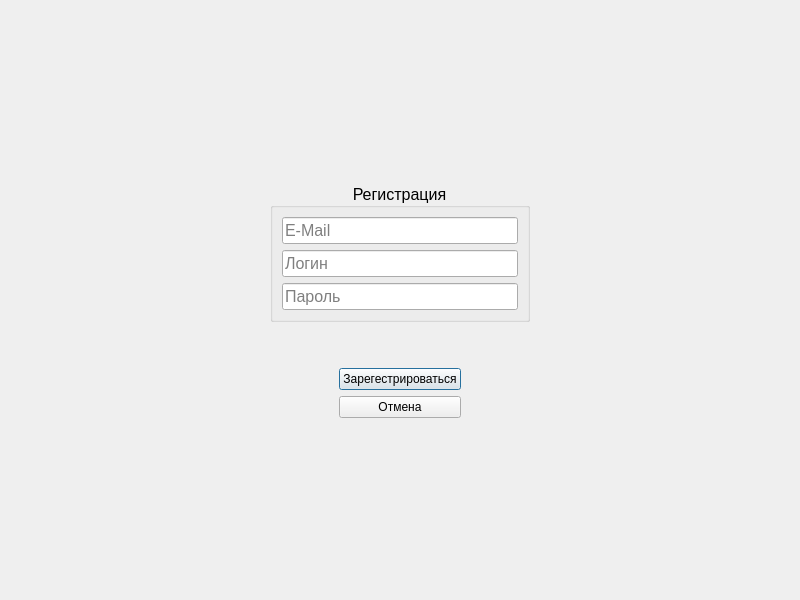
<?xml version="1.0" encoding="UTF-8"?>
<ui version="4.0">
 <class>RegWindow</class>
 <widget class="QDialog" name="RegWindow">
  <property name="geometry">
   <rect>
    <x>0</x>
    <y>0</y>
    <width>800</width>
    <height>600</height>
   </rect>
  </property>
  <property name="windowTitle">
   <string>MainWindow</string>
  </property>
  <layout class="QGridLayout" name="gridLayout_3">
   <item row="0" column="1">
    <spacer name="verticalSpacer">
     <property name="orientation">
      <enum>Qt::Orientation::Vertical</enum>
     </property>
     <property name="sizeHint" stdset="0">
      <size>
       <width>20</width>
       <height>40</height>
      </size>
     </property>
    </spacer>
   </item>
   <item row="4" column="1">
    <spacer name="verticalSpacer_2">
     <property name="orientation">
      <enum>Qt::Orientation::Vertical</enum>
     </property>
     <property name="sizeHint" stdset="0">
      <size>
       <width>20</width>
       <height>40</height>
      </size>
     </property>
    </spacer>
   </item>
   <item row="1" column="0">
    <spacer name="horizontalSpacer_3">
     <property name="orientation">
      <enum>Qt::Orientation::Horizontal</enum>
     </property>
     <property name="sizeHint" stdset="0">
      <size>
       <width>40</width>
       <height>20</height>
      </size>
     </property>
    </spacer>
   </item>
   <item row="1" column="2">
    <spacer name="horizontalSpacer_4">
     <property name="orientation">
      <enum>Qt::Orientation::Horizontal</enum>
     </property>
     <property name="sizeHint" stdset="0">
      <size>
       <width>40</width>
       <height>20</height>
      </size>
     </property>
    </spacer>
   </item>
   <item row="1" column="1">
    <widget class="QGroupBox" name="groupBox">
     <property name="font">
      <font>
       <pointsize>12</pointsize>
      </font>
     </property>
     <property name="title">
      <string>Регистрация</string>
     </property>
     <property name="alignment">
      <set>Qt::AlignmentFlag::AlignCenter</set>
     </property>
     <layout class="QGridLayout" name="gridLayout_2">
      <item row="3" column="0">
       <widget class="QLineEdit" name="editPassword">
        <property name="echoMode">
         <enum>QLineEdit::EchoMode::Password</enum>
        </property>
        <property name="placeholderText">
         <string>Пароль</string>
        </property>
       </widget>
      </item>
      <item row="2" column="0">
       <widget class="QLineEdit" name="editLogin">
        <property name="placeholderText">
         <string>Логин</string>
        </property>
       </widget>
      </item>
      <item row="1" column="0">
       <widget class="QLineEdit" name="editEmail">
        <property name="placeholderText">
         <string>E-Mail</string>
        </property>
       </widget>
      </item>
     </layout>
    </widget>
   </item>
   <item row="3" column="1">
    <layout class="QGridLayout" name="gridLayout">
     <item row="0" column="0">
      <spacer name="horizontalSpacer">
       <property name="orientation">
        <enum>Qt::Orientation::Horizontal</enum>
       </property>
       <property name="sizeHint" stdset="0">
        <size>
         <width>40</width>
         <height>20</height>
        </size>
       </property>
      </spacer>
     </item>
     <item row="0" column="1">
      <widget class="QPushButton" name="btnRegister">
       <property name="text">
        <string>Зарегестрироваться</string>
       </property>
      </widget>
     </item>
     <item row="1" column="1">
      <widget class="QPushButton" name="btnCansel">
       <property name="text">
        <string>Отмена</string>
       </property>
      </widget>
     </item>
     <item row="0" column="2">
      <spacer name="horizontalSpacer_2">
       <property name="orientation">
        <enum>Qt::Orientation::Horizontal</enum>
       </property>
       <property name="sizeHint" stdset="0">
        <size>
         <width>40</width>
         <height>20</height>
        </size>
       </property>
      </spacer>
     </item>
    </layout>
   </item>
   <item row="2" column="1">
    <spacer name="verticalSpacer_3">
     <property name="orientation">
      <enum>Qt::Orientation::Vertical</enum>
     </property>
     <property name="sizeType">
      <enum>QSizePolicy::Policy::Minimum</enum>
     </property>
     <property name="sizeHint" stdset="0">
      <size>
       <width>20</width>
       <height>40</height>
      </size>
     </property>
    </spacer>
   </item>
  </layout>
 </widget>
 <resources/>
 <connections/>
</ui>
